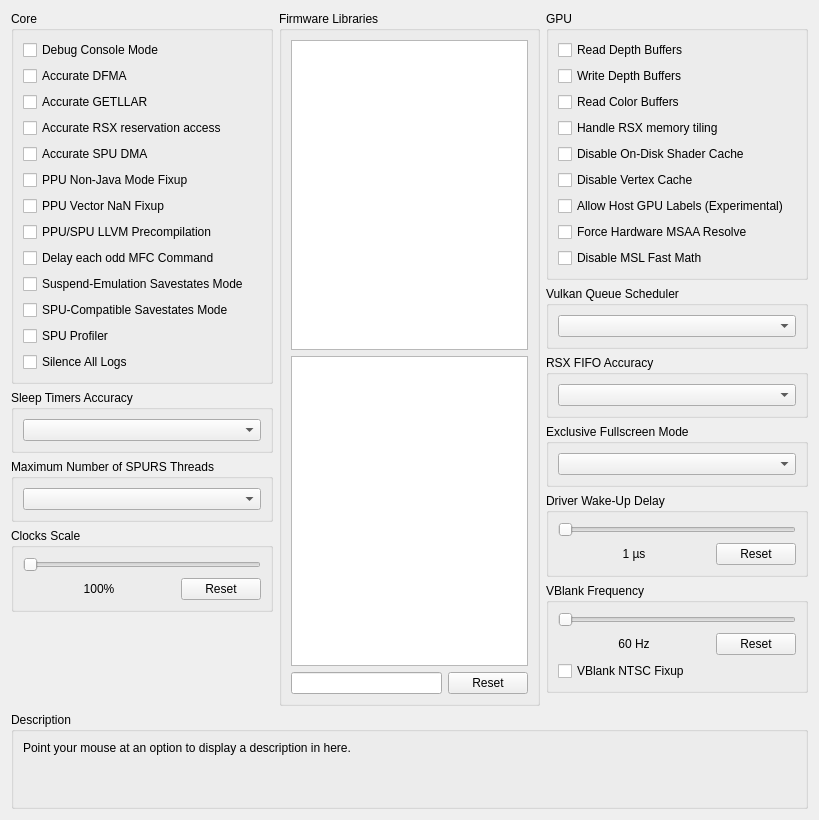
      <widget class="QWidget" name="advancedTab">
       <attribute name="title">
        <string>Advanced</string>
       </attribute>
       <layout class="QVBoxLayout" name="advancedTab_layout" stretch="1,0,0">
        <item>
         <layout class="QHBoxLayout" name="advancedTabLayout" stretch="1,1,1">
          <item>
           <layout class="QVBoxLayout" name="advancedTabLayoutLeft">
            <item>
             <widget class="QGroupBox" name="gb_advanced_core">
              <property name="sizePolicy">
               <sizepolicy hsizetype="Preferred" vsizetype="Minimum">
                <horstretch>0</horstretch>
                <verstretch>0</verstretch>
               </sizepolicy>
              </property>
              <property name="title">
               <string>Core</string>
              </property>
              <layout class="QVBoxLayout" name="gb_advanced_core_layout">
               <item>
                <widget class="QCheckBox" name="debugConsoleMode">
                 <property name="text">
                  <string>Debug Console Mode</string>
                 </property>
                </widget>
               </item>
               <item>
                <widget class="QCheckBox" name="accurateDFMA">
                 <property name="text">
                  <string>Accurate DFMA</string>
                 </property>
                </widget>
               </item>
               <item>
                <widget class="QCheckBox" name="accurateGETLLAR">
                 <property name="text">
                  <string>Accurate GETLLAR</string>
                 </property>
                </widget>
               </item>
               <item>
                <widget class="QCheckBox" name="accurateRSXAccess">
                 <property name="text">
                  <string>Accurate RSX reservation access</string>
                 </property>
                </widget>
               </item>
               <item>
                <widget class="QCheckBox" name="accurateSpuDMA">
                 <property name="text">
                  <string>Accurate SPU DMA</string>
                 </property>
                </widget>
               </item>
               <item>
                <widget class="QCheckBox" name="ppuNJFixup">
                 <property name="text">
                  <string>PPU Non-Java Mode Fixup</string>
                 </property>
                </widget>
               </item>
               <item>
                <widget class="QCheckBox" name="fixupPPUVNAN">
                 <property name="text">
                  <string>PPU Vector NaN Fixup</string>
                 </property>
                </widget>
               </item>
               <item>
                <widget class="QCheckBox" name="llvmPrecompilation">
                 <property name="text">
                  <string>PPU/SPU LLVM Precompilation</string>
                 </property>
                </widget>
               </item>
               <item>
                <widget class="QCheckBox" name="mfcDelayCommand">
                 <property name="text">
                  <string>Delay each odd MFC Command</string>
                 </property>
                </widget>
               </item>
               <item>
                <widget class="QCheckBox" name="suspendSavestates">
                 <property name="text">
                  <string>Suspend-Emulation Savestates Mode</string>
                 </property>
                </widget>
               </item>
               <item>
                <widget class="QCheckBox" name="compatibleSavestates">
                 <property name="text">
                  <string>SPU-Compatible Savestates Mode</string>
                 </property>
                </widget>
               </item>
               <item>
                <widget class="QCheckBox" name="spuProfiler">
                 <property name="text">
                  <string>SPU Profiler</string>
                 </property>
                </widget>
               </item>
               <item>
                <widget class="QCheckBox" name="silenceAllLogs">
                 <property name="text">
                  <string>Silence All Logs</string>
                 </property>
                </widget>
               </item>
              </layout>
             </widget>
            </item>
            <item>
             <widget class="QGroupBox" name="gb_sleep_timers_accuracy">
              <property name="sizePolicy">
               <sizepolicy hsizetype="Preferred" vsizetype="Minimum">
                <horstretch>0</horstretch>
                <verstretch>0</verstretch>
               </sizepolicy>
              </property>
              <property name="title">
               <string>Sleep Timers Accuracy</string>
              </property>
              <layout class="QVBoxLayout" name="gb_sleep_timers_accuracy_layout">
               <item>
                <widget class="QComboBox" name="sleepTimersAccuracy"/>
               </item>
              </layout>
             </widget>
            </item>
            <item>
             <widget class="QGroupBox" name="gb_max_spurs_threads">
              <property name="sizePolicy">
               <sizepolicy hsizetype="Preferred" vsizetype="Minimum">
                <horstretch>0</horstretch>
                <verstretch>0</verstretch>
               </sizepolicy>
              </property>
              <property name="title">
               <string>Maximum Number of SPURS Threads</string>
              </property>
              <layout class="QVBoxLayout" name="gb_max_spurs_threads_layout">
               <item>
                <widget class="QComboBox" name="maxSPURSThreads"/>
               </item>
              </layout>
             </widget>
            </item>
            <item>
             <widget class="QGroupBox" name="gb_clockScale">
              <property name="sizePolicy">
               <sizepolicy hsizetype="Preferred" vsizetype="Minimum">
                <horstretch>0</horstretch>
                <verstretch>0</verstretch>
               </sizepolicy>
              </property>
              <property name="title">
               <string>Clocks Scale</string>
              </property>
              <layout class="QVBoxLayout" name="gb_clockScale_layout">
               <item>
                <widget class="QSlider" name="clockScale">
                 <property name="orientation">
                  <enum>Qt::Horizontal</enum>
                 </property>
                </widget>
               </item>
               <item>
                <layout class="QHBoxLayout" name="clockScaleLayout" stretch="1,0">
                 <item>
                  <widget class="QLabel" name="clockScaleText">
                   <property name="text">
                    <string>100%</string>
                   </property>
                   <property name="alignment">
                    <set>Qt::AlignCenter</set>
                   </property>
                  </widget>
                 </item>
                 <item>
                  <widget class="QPushButton" name="clockScaleReset">
                   <property name="text">
                    <string>Reset</string>
                   </property>
                  </widget>
                 </item>
                </layout>
               </item>
              </layout>
             </widget>
            </item>
            <item>
             <spacer name="advancedTabSpacerLeft">
              <property name="orientation">
               <enum>Qt::Vertical</enum>
              </property>
              <property name="sizeType">
               <enum>QSizePolicy::MinimumExpanding</enum>
              </property>
              <property name="sizeHint" stdset="0">
               <size>
                <width>0</width>
                <height>0</height>
               </size>
              </property>
             </spacer>
            </item>
           </layout>
          </item>
          <item>
           <layout class="QVBoxLayout" name="advancedTabLayoutMiddle">
            <item>
             <widget class="QGroupBox" name="gb_libs">
              <property name="title">
               <string>Firmware Libraries</string>
              </property>
              <layout class="QVBoxLayout" name="gb_libs_layout">
               <item>
                <widget class="QListWidget" name="hleList">
                 <property name="sizePolicy">
                  <sizepolicy hsizetype="Preferred" vsizetype="Preferred">
                   <horstretch>0</horstretch>
                   <verstretch>0</verstretch>
                  </sizepolicy>
                 </property>
                 <property name="selectionMode">
                  <enum>QAbstractItemView::ExtendedSelection</enum>
                 </property>
                </widget>
               </item>
               <item>
                <widget class="QListWidget" name="lleList">
                 <property name="sizePolicy">
                  <sizepolicy hsizetype="Preferred" vsizetype="Preferred">
                   <horstretch>0</horstretch>
                   <verstretch>0</verstretch>
                  </sizepolicy>
                 </property>
                 <property name="selectionMode">
                  <enum>QAbstractItemView::ExtendedSelection</enum>
                 </property>
                </widget>
               </item>
               <item>
                <layout class="QHBoxLayout" name="gb_lleLibs_layout" stretch="1,0">
                 <property name="spacing">
                  <number>6</number>
                 </property>
                 <property name="sizeConstraint">
                  <enum>QLayout::SetNoConstraint</enum>
                 </property>
                 <item>
                  <widget class="QLineEdit" name="searchBox"/>
                 </item>
                 <item>
                  <widget class="QPushButton" name="resetLleList">
                   <property name="text">
                    <string>Reset</string>
                   </property>
                  </widget>
                 </item>
                </layout>
               </item>
              </layout>
             </widget>
            </item>
           </layout>
          </item>
          <item>
           <layout class="QVBoxLayout" name="advancedTabLayoutRight">
            <item>
             <widget class="QGroupBox" name="gb_advanced_gpu">
              <property name="sizePolicy">
               <sizepolicy hsizetype="Preferred" vsizetype="Minimum">
                <horstretch>0</horstretch>
                <verstretch>0</verstretch>
               </sizepolicy>
              </property>
              <property name="title">
               <string>GPU</string>
              </property>
              <layout class="QVBoxLayout" name="gb_advanced_gpu_layout">
               <item>
                <widget class="QCheckBox" name="readDepth">
                 <property name="text">
                  <string>Read Depth Buffers</string>
                 </property>
                </widget>
               </item>
               <item>
                <widget class="QCheckBox" name="dumpDepth">
                 <property name="text">
                  <string>Write Depth Buffers</string>
                 </property>
                </widget>
               </item>
               <item>
                <widget class="QCheckBox" name="readColor">
                 <property name="text">
                  <string>Read Color Buffers</string>
                 </property>
                </widget>
               </item>
               <item>
                <widget class="QCheckBox" name="handleTiledMemory">
                 <property name="text">
                  <string>Handle RSX memory tiling</string>
                 </property>
                </widget>
               </item>
               <item>
                <widget class="QCheckBox" name="disableOnDiskShaderCache">
                 <property name="text">
                  <string>Disable On-Disk Shader Cache</string>
                 </property>
                </widget>
               </item>
               <item>
                <widget class="QCheckBox" name="disableVertexCache">
                 <property name="text">
                  <string>Disable Vertex Cache</string>
                 </property>
                </widget>
               </item>
               <item>
                <widget class="QCheckBox" name="allowHostGPULabels">
                 <property name="text">
                  <string>Allow Host GPU Labels (Experimental)</string>
                 </property>
                </widget>
               </item>
               <item>
                <widget class="QCheckBox" name="forceHwMSAAResolve">
                 <property name="text">
                  <string>Force Hardware MSAA Resolve</string>
                 </property>
                </widget>
               </item>
               <item>
                <widget class="QCheckBox" name="disableMslFastMath">
                 <property name="text">
                  <string>Disable MSL Fast Math</string>
                 </property>
                </widget>
               </item>
              </layout>
             </widget>
            </item>
            <item>
             <widget class="QGroupBox" name="gb_vulkansched">
              <property name="sizePolicy">
               <sizepolicy hsizetype="Preferred" vsizetype="Minimum">
                <horstretch>0</horstretch>
                <verstretch>0</verstretch>
               </sizepolicy>
              </property>
              <property name="title">
               <string>Vulkan Queue Scheduler</string>
              </property>
              <layout class="QVBoxLayout" name="gb_vksched_layout">
               <item>
                <widget class="QComboBox" name="vulkansched"/>
               </item>
              </layout>
             </widget>
            </item>
            <item>
             <widget class="QGroupBox" name="gb_rsx_fifo_accuracy">
              <property name="sizePolicy">
               <sizepolicy hsizetype="Preferred" vsizetype="Minimum">
                <horstretch>0</horstretch>
                <verstretch>0</verstretch>
               </sizepolicy>
              </property>
              <property name="title">
               <string>RSX FIFO Accuracy</string>
              </property>
              <layout class="QVBoxLayout" name="gb_rsx_fifo_accuracy_layout">
               <item>
                <widget class="QComboBox" name="FIFOAccuracy"/>
               </item>
              </layout>
             </widget>
            </item>
            <item>
             <widget class="QGroupBox" name="gb_exclusiveFullscreen">
              <property name="sizePolicy">
               <sizepolicy hsizetype="Preferred" vsizetype="Minimum">
                <horstretch>0</horstretch>
                <verstretch>0</verstretch>
               </sizepolicy>
              </property>
              <property name="title">
               <string>Exclusive Fullscreen Mode</string>
              </property>
              <layout class="QVBoxLayout" name="gb_exclusiveFullscreen_layout">
               <item>
                <widget class="QComboBox" name="exclusiveFullscreenMode"/>
               </item>
              </layout>
             </widget>
            </item>
            <item>
             <widget class="QGroupBox" name="gb_wakeupDelay">
              <property name="sizePolicy">
               <sizepolicy hsizetype="Preferred" vsizetype="Minimum">
                <horstretch>0</horstretch>
                <verstretch>0</verstretch>
               </sizepolicy>
              </property>
              <property name="title">
               <string>Driver Wake-Up Delay</string>
              </property>
              <layout class="QVBoxLayout" name="gb_wakeupDelay_layout">
               <item>
                <widget class="QSlider" name="wakeupDelay">
                 <property name="orientation">
                  <enum>Qt::Horizontal</enum>
                 </property>
                </widget>
               </item>
               <item>
                <layout class="QHBoxLayout" name="wakeupDelayLayout" stretch="1,0">
                 <item>
                  <widget class="QLabel" name="wakeupText">
                   <property name="text">
                    <string>1 µs</string>
                   </property>
                   <property name="alignment">
                    <set>Qt::AlignCenter</set>
                   </property>
                  </widget>
                 </item>
                 <item>
                  <widget class="QPushButton" name="wakeupReset">
                   <property name="text">
                    <string>Reset</string>
                   </property>
                  </widget>
                 </item>
                </layout>
               </item>
              </layout>
             </widget>
            </item>
            <item>
             <widget class="QGroupBox" name="gb_vblank">
              <property name="sizePolicy">
               <sizepolicy hsizetype="Preferred" vsizetype="Minimum">
                <horstretch>0</horstretch>
                <verstretch>0</verstretch>
               </sizepolicy>
              </property>
              <property name="title">
               <string>VBlank Frequency</string>
              </property>
              <layout class="QVBoxLayout" name="gb_vblank_layout">
               <item>
                <widget class="QSlider" name="vblank">
                 <property name="orientation">
                  <enum>Qt::Horizontal</enum>
                 </property>
                </widget>
               </item>
               <item>
                <layout class="QHBoxLayout" name="vBlankLayout" stretch="1,0">
                 <item>
                  <widget class="QLabel" name="vblankText">
                   <property name="text">
                    <string>60 Hz</string>
                   </property>
                   <property name="alignment">
                    <set>Qt::AlignCenter</set>
                   </property>
                  </widget>
                 </item>
                 <item>
                  <widget class="QPushButton" name="vblankReset">
                   <property name="text">
                    <string>Reset</string>
                   </property>
                  </widget>
                 </item>
                </layout>
               </item>
               <item>
                <widget class="QCheckBox" name="vblankNTSCFixup">
                 <property name="text">
                  <string>VBlank NTSC Fixup</string>
                 </property>
                </widget>
               </item>
              </layout>
             </widget>
            </item>
            <item>
             <spacer name="advancedTabSpacerRight">
              <property name="orientation">
               <enum>Qt::Vertical</enum>
              </property>
              <property name="sizeType">
               <enum>QSizePolicy::MinimumExpanding</enum>
              </property>
              <property name="sizeHint" stdset="0">
               <size>
                <width>13</width>
                <height>13</height>
               </size>
              </property>
             </spacer>
            </item>
           </layout>
          </item>
         </layout>
        </item>
        <item>
         <spacer name="advancedTabSpacer">
          <property name="orientation">
           <enum>Qt::Vertical</enum>
          </property>
          <property name="sizeHint" stdset="0">
           <size>
            <width>0</width>
            <height>0</height>
           </size>
          </property>
         </spacer>
        </item>
        <item>
         <widget class="QGroupBox" name="gb_description_advanced">
          <property name="title">
           <string>Description</string>
          </property>
          <layout class="QVBoxLayout" name="gb_description_advanced_layout">
           <item>
            <widget class="QLabel" name="description_advanced">
             <property name="text">
              <string>Point your mouse at an option to display a description in here.


</string>
             </property>
             <property name="textFormat">
              <enum>Qt::PlainText</enum>
             </property>
             <property name="alignment">
              <set>Qt::AlignLeading|Qt::AlignLeft|Qt::AlignTop</set>
             </property>
             <property name="wordWrap">
              <bool>true</bool>
             </property>
            </widget>
           </item>
          </layout>
         </widget>
        </item>
       </layout>
      </widget>
